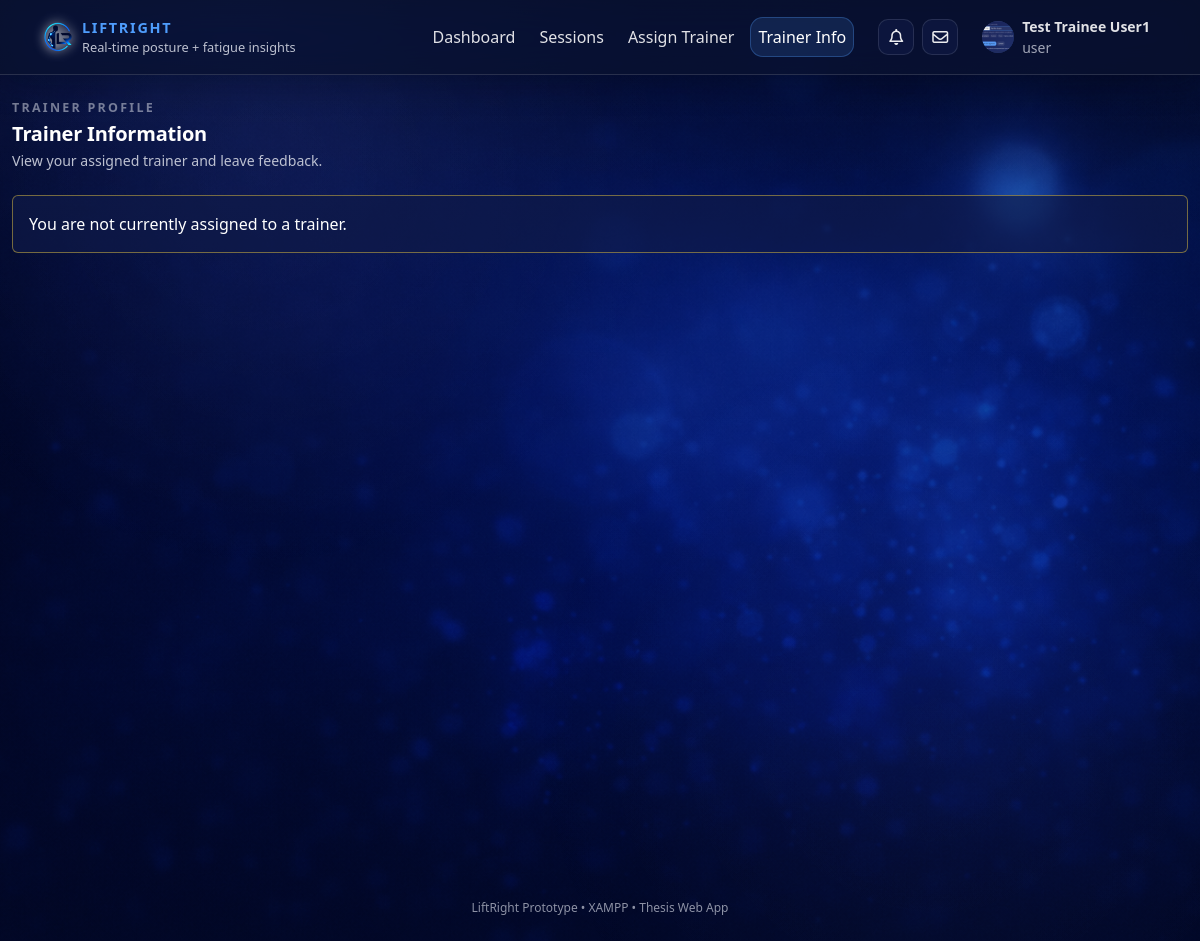
The app's page /web/trainee/trainer-info.php (signed in), older data.
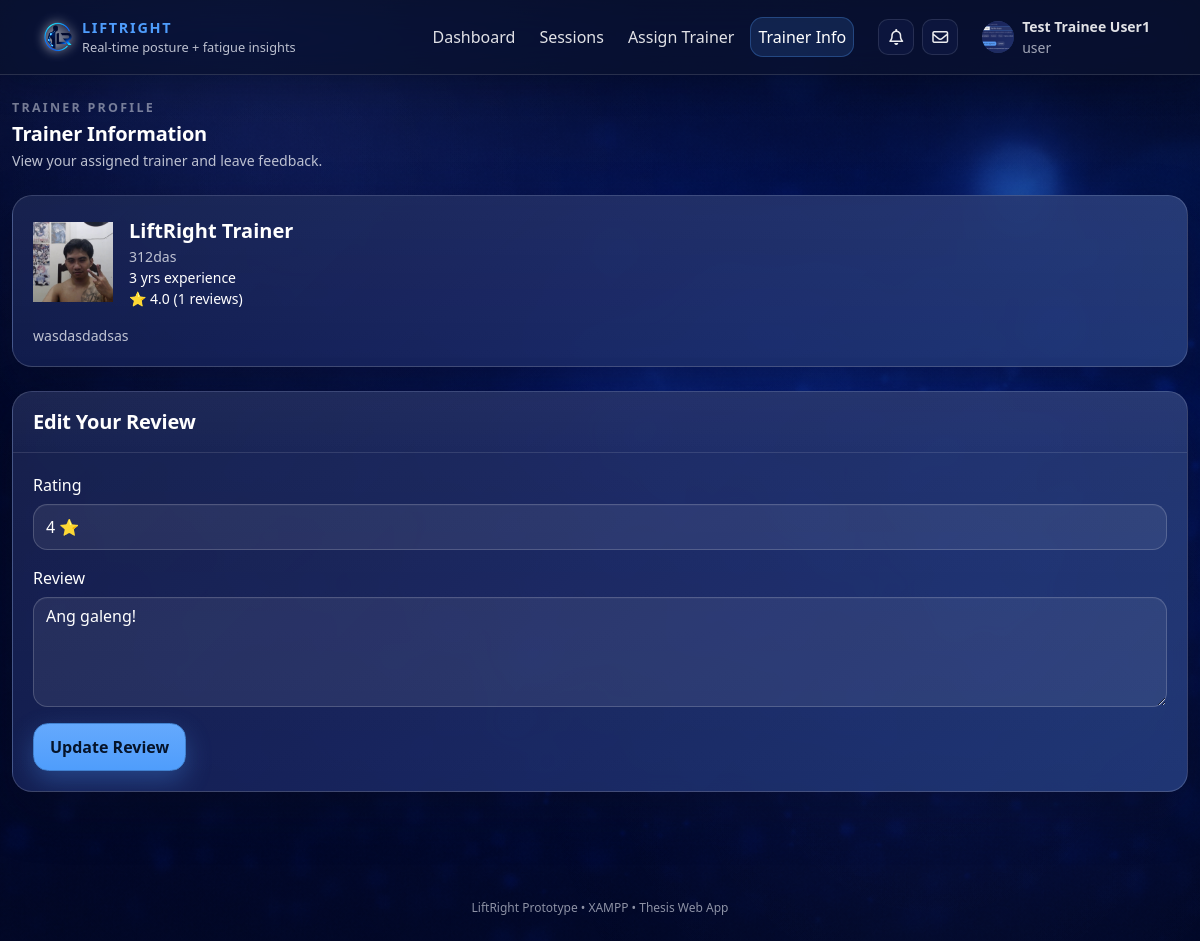
The same page, newer data.
### tables this page shows
CREATE TABLE `users` (
  `user_id` int NOT NULL,
  `full_name` varchar(120) NOT NULL,
  `email` varchar(190) NOT NULL,
  `password_hash` varchar(255) NOT NULL,
  `role` enum('user','trainer','admin') NOT NULL DEFAULT 'user',
  `age` int DEFAULT NULL,
  `birthdate` date DEFAULT NULL,
  `gender` enum('male','female','other','prefer_not_to_say') DEFAULT NULL,
  `bio` text,
  `profile_photo` varchar(255) DEFAULT NULL,
  `qualification` varchar(190) DEFAULT NULL,
  `years_experience` tinyint UNSIGNED DEFAULT NULL,
  `specializations` json DEFAULT NULL,
  `accepting_trainees` tinyint(1) NOT NULL DEFAULT '1',
  `created_at` timestamp NOT NULL DEFAULT CURRENT_TIMESTAMP,
  `last_login` timestamp NULL DEFAULT NULL,
  `trainer_id` int DEFAULT NULL,
  `account_status` enum('pending','approved','rejected','suspended') NOT NULL DEFAULT 'pending',
  `twofa_enabled` tinyint(1) NOT NULL DEFAULT '1',
  `failed_login_attempts` int NOT NULL DEFAULT '0',
  `lock_until` datetime DEFAULT NULL,
  `last_failed_login` timestamp NULL DEFAULT NULL,
  `email_verified_at` datetime DEFAULT NULL,
  `theme` varchar(30) NOT NULL DEFAULT 'default'
);

CREATE TABLE `trainer_reviews` (
  `review_id` bigint NOT NULL,
  `trainer_id` int NOT NULL,
  `trainee_id` int NOT NULL,
  `rating` tinyint NOT NULL,
  `review_text` text,
  `status` enum('pending','approved','rejected') NOT NULL DEFAULT 'approved',
  `created_at` timestamp NOT NULL DEFAULT CURRENT_TIMESTAMP,
  `updated_at` timestamp NULL DEFAULT NULL ON UPDATE CURRENT_TIMESTAMP
);

### web/config/config.php (called while the page is built, shortened)
<?php
$BASE_URL = "/liftright/web";
function h(string $s): string {
  return htmlspecialchars($s, ENT_QUOTES, 'UTF-8');
}

### web/trainee/trainer-info.php (the view, shortened to what this page needs)
<?php
require_once __DIR__ . '/../config/config.php';
$trainee_id = (int)($_SESSION['user_id'] ?? 0);
$stmt = $mysqli->prepare("
  SELECT trainer_id
  FROM trainer_invites
  WHERE trainee_id = ?
    AND status = 'accepted'
  ORDER BY created_at DESC
  LIMIT 1
");
$stmt->bind_param("i", $trainee_id);
$stmt->execute();
$stmt->bind_result($trainer_id);
$trainer_id = (int)($trainer_id ?? 0);
$trainer = null;
$my_review = null;
if ($trainer_id > 0) {
  $stmt = $mysqli->prepare("
    SELECT u.user_id, u.full_name, u.profile_photo,
           u.qualification, u.years_experience,
           u.bio,
           COALESCE(s.avg_rating,0) AS avg_rating,
           COALESCE(s.review_count,0) AS review_count
    FROM users u
    LEFT JOIN trainer_rating_summary s ON s.trainer_id = u.user_id
    WHERE u.user_id = ?
    LIMIT 1
  ");
  $stmt->bind_param("i", $trainer_id);
  $stmt->execute();
  $trainer = $stmt->get_result()->fetch_assoc();
  $stmt = $mysqli->prepare("
    SELECT review_id, rating, review_text
    FROM trainer_reviews
    WHERE trainer_id=? AND trainee_id=?
    LIMIT 1
  ");
  $stmt->bind_param("ii", $trainer_id, $trainee_id);
  $stmt->execute();
  $my_review = $stmt->get_result()->fetch_assoc();
}
require __DIR__ . '/../includes/head.php';
?>
<body>
<?php require __DIR__ . '/../includes/navbar.php'; ?>
<div class="lr-page-wrapper">
<div class="container lr-main-container py-4">
<div class="row mb-4">
  <div class="col-md-8">
    <div class="lr-section-title mb-1">Trainer Profile</div>
    <h1 class="lr-section-heading mb-1">Trainer Information</h1>
    <p class="lr-stat-subtext mb-0">
      View your assigned trainer and leave feedback.
    </p>
  </div>
</div>
<?php if (!$trainer): ?>
<div class="alert alert-warning">
  You are not currently assigned to a trainer.
</div>
<?php else: ?>
<div class="lr-card mb-4">
  <div class="lr-card-body">
    <div class="d-flex gap-3 align-items-center mb-3">
      <div class="avatar-circle" style="width:80px;height:80px;">
        <?php if (!empty($trainer['profile_photo'])): ?>
          <img src="<?= $BASE_URL.'/'.ltrim($trainer['profile_photo'],'/') ?>"
               style="width:100%;height:100%;object-fit:cover;">
        <?php else: ?>
          <?= strtoupper(substr($trainer['full_name'],0,1)) ?>
        <?php endif; ?>
      </div>
      <div>
        <div class="fw-semibold fs-5"><?= htmlspecialchars($trainer['full_name']) ?></div>
        <div class="lr-stat-subtext">
          <?= htmlspecialchars($trainer['qualification'] ?? 'Trainer') ?>
        </div>
        <div class="small">
          <?= (int)$trainer['years_experience'] ?> yrs experience
        </div>
        <div class="small">
          ⭐ <?= number_format($trainer['avg_rating'],1) ?>
          (<?= (int)$trainer['review_count'] ?> reviews)
        </div>
      </div>
    </div>
    <div class="lr-stat-subtext">
      <?= nl2br(htmlspecialchars($trainer['bio'] ?? '')) ?>
    </div>
  </div>
</div>
<div class="lr-card">
  <div class="lr-card-header">
    <div class="lr-section-heading mb-0">
      <?= $my_review ? "Edit Your Review" : "Leave a Review" ?>
    </div>
  </div>
  <div class="lr-card-body">
    <form method="post">
      <div class="mb-3">
        <label class="form-label">Rating</label>
        <select name="rating" class="form-select" required>
          <?php for ($i=1;$i<=5;$i++): ?>
            <option value="<?= $i ?>"
              <?= ($my_review && (int)$my_review['rating']===$i) ? 'selected':'' ?>>
              <?= $i ?> ⭐
            </option>
          <?php endfor; ?>
        </select>
      </div>
      <div class="mb-3">
        <label class="form-label">Review</label>
        <textarea name="review_text"
                  class="form-control"
                  rows="4"
                  placeholder="Share your experience..."><?= htmlspecialchars($my_review['review_text'] ?? '') ?></textarea>
      </div>
      <button class="btn btn-primary">
        <?= $my_review ? "Update Review" : "Submit Review" ?>
      </button>
    </form>
  </div>
</div>
<?php endif; ?>
</div>
</div>
<?php require __DIR__ . '/../includes/footer.php'; ?>

### web/includes/head.php (shortened to what this page needs)
<?php
global $BASE_URL;
?>
<!doctype html>
<html lang="en" data-theme="<?= h($_SESSION['theme'] ?? 'default') ?>">
<head>
  <link href="https://cdn.jsdelivr.net/npm/bootstrap@5.3.3/dist/css/bootstrap.min.css" rel="stylesheet">
  <link href="https://cdnjs.cloudflare.com/ajax/libs/font-awesome/6.5.2/css/all.min.css" rel="stylesheet">
  <link href="<?= $BASE_URL ?>/assets/css/style.css" rel="stylesheet">
</head>

### web/includes/navbar.php (shortened to what this page needs)
<?php
global $BASE_URL;
global $mysqli;
$role = $_SESSION['role'] ?? null;
$full_name = $_SESSION['full_name'] ?? null;
$user_id = (int)($_SESSION['user_id'] ?? 0);
$profile_photo = null;
if ($user_id > 0 && isset($mysqli) && $mysqli instanceof mysqli) {
  $stmt = $mysqli->prepare("SELECT profile_photo FROM users WHERE user_id = ? LIMIT 1");
  $stmt->bind_param("i", $user_id);
  $stmt->execute();
  $row = $stmt->get_result()->fetch_assoc();
  if ($row && !empty($row['profile_photo'])) {
    $profile_photo = (string)$row['profile_photo'];
  }
}
$currentPath = parse_url($_SERVER['REQUEST_URI'] ?? '', PHP_URL_PATH) ?: '';
function nav_active(string $needle, string $currentPath): string {
  return str_contains($currentPath, $needle) ? ' active' : '';
}
?>
<nav class="navbar navbar-expand-lg fixed-top liftright-navbar">
  <div class="container">
    <a class="navbar-brand d-flex align-items-center gap-2" href="<?= $BASE_URL ?>/index.php">
      <img src="<?= $BASE_URL ?>/assets/images/logo/liftright-logo.png"
            alt="LiftRight Logo"
            class="lr-logo">
      <div class="d-flex flex-column">
        <span class="brand-accent">LiftRight</span>
        <span class="brand-subtitle">Real-time posture + fatigue insights</span>
      </div>
    </a>
    <div class="collapse navbar-collapse" id="lrNav">
      <ul class="navbar-nav ms-auto align-items-lg-center gap-lg-2">
        <?php if (!$role): ?>
          <li class="nav-item"><a class="nav-link" href="<?= $BASE_URL ?>/login.php">Login</a></li>
          <li class="nav-item"><a class="btn btn-primary btn-sm" href="<?= $BASE_URL ?>/register.php">Create account</a></li>
        <?php else: ?>
          <?php if ($role === 'user'): ?>
            <li class="nav-item"><a class="nav-link<?= nav_active('/trainee/dashboard.php', $currentPath) ?>" href="<?= $BASE_URL ?>/trainee/dashboard.php">Dashboard</a></li>
            <li class="nav-item"><a class="nav-link<?= nav_active('/trainee/sessions.php', $currentPath) || nav_active('/trainee/session-view.php', $currentPath) ? ' active' : '' ?>" href="<?= $BASE_URL ?>/trainee/sessions.php">Sessions</a></li>
            <li class="nav-item"><a class="nav-link<?= nav_active('/trainee/assign-trainer.php', $currentPath) ? ' active' : '' ?>" href="<?= $BASE_URL ?>/trainee/assign-trainer.php">Assign Trainer</a></li>
            <li class="nav-item">
              <a class="nav-link<?= nav_active('/trainee/trainer-info.php', $currentPath) ? ' active' : '' ?>" href="<?= $BASE_URL ?>/trainee/trainer-info.php">
                Trainer Info
              </a>
            </li>
          <?php endif; ?>
          <li class="nav-item d-flex align-items-center gap-2 ms-lg-3">
            <div class="dropdown">
              <button class="lr-icon-btn" type="button"
                      data-bs-toggle="dropdown" data-bs-auto-close="outside"
                      aria-expanded="false" aria-label="Notifications">
                <i class="fa-regular fa-bell"></i>
              </button>
            </div>
            <div class="dropdown">
              <button class="lr-icon-btn" type="button"
                      data-bs-toggle="dropdown" data-bs-auto-close="outside"
                      aria-expanded="false" aria-label="Messages">
                <i class="fa-regular fa-envelope"></i>
              </button>
            </div>
          </li>
          <li class="nav-item dropdown ms-lg-2">
            <a class="nav-link d-flex align-items-center gap-2"
               href="#"
               role="button"
               data-bs-toggle="dropdown"
               aria-expanded="false">
              <?php
                $avatarSrc = '';
                if (!empty($profile_photo)) {
                  $avatarSrc = $BASE_URL . '/' . ltrim((string)$profile_photo, '/');
                }
              ?>
              <div class="avatar-circle" style="overflow:hidden; display:flex; align-items:center; justify-content:center;">
                <?php if ($avatarSrc): ?>
                  <img src="<?= h($avatarSrc) ?>" alt="Profile photo"
                      style="width:100%;height:100%;object-fit:cover;display:block;">
                <?php else: ?>
                  <?= h(initials((string)$full_name)) ?>
                <?php endif; ?>
              </div>
              <div class="d-none d-lg-block small">
                <div class="fw-semibold"><?= h((string)$full_name) ?></div>
                <div class="text-secondary" style="opacity:.85;"><?= h((string)$role) ?></div>
              </div>
            </a>
          </li>
        <?php endif; ?>
      </ul>
    </div>
  </div>
</nav>

### web/includes/footer.php (shortened to what this page needs)
  <footer class="liftright-footer py-4 text-center">
    <div class="container">
      <div class="opacity-75">LiftRight Prototype • XAMPP • Thesis Web App</div>
    </div>
  </footer>
</body>
</html>

Row changes from the older to the newer data that the page shows:
now on this page (row edited): users: profile_photo (picture), full_name "LiftRight Trainer", qualification "312das", years_experience "3", bio "wasdasdadsas"
now on this page (row unchanged): trainer_reviews: rating "4 ⭐", review_text "Ang galeng!"
Text that changed along with them:
$trainer['avg_rating']: (not shown) → "4.0"
$trainer['review_count']: (not shown) → "1"
text no longer shown: "You are not currently assigned to a trainer."
text now shown: "yrs experience ⭐ ( reviews) Edit Your Review Rating Review Update Review"
